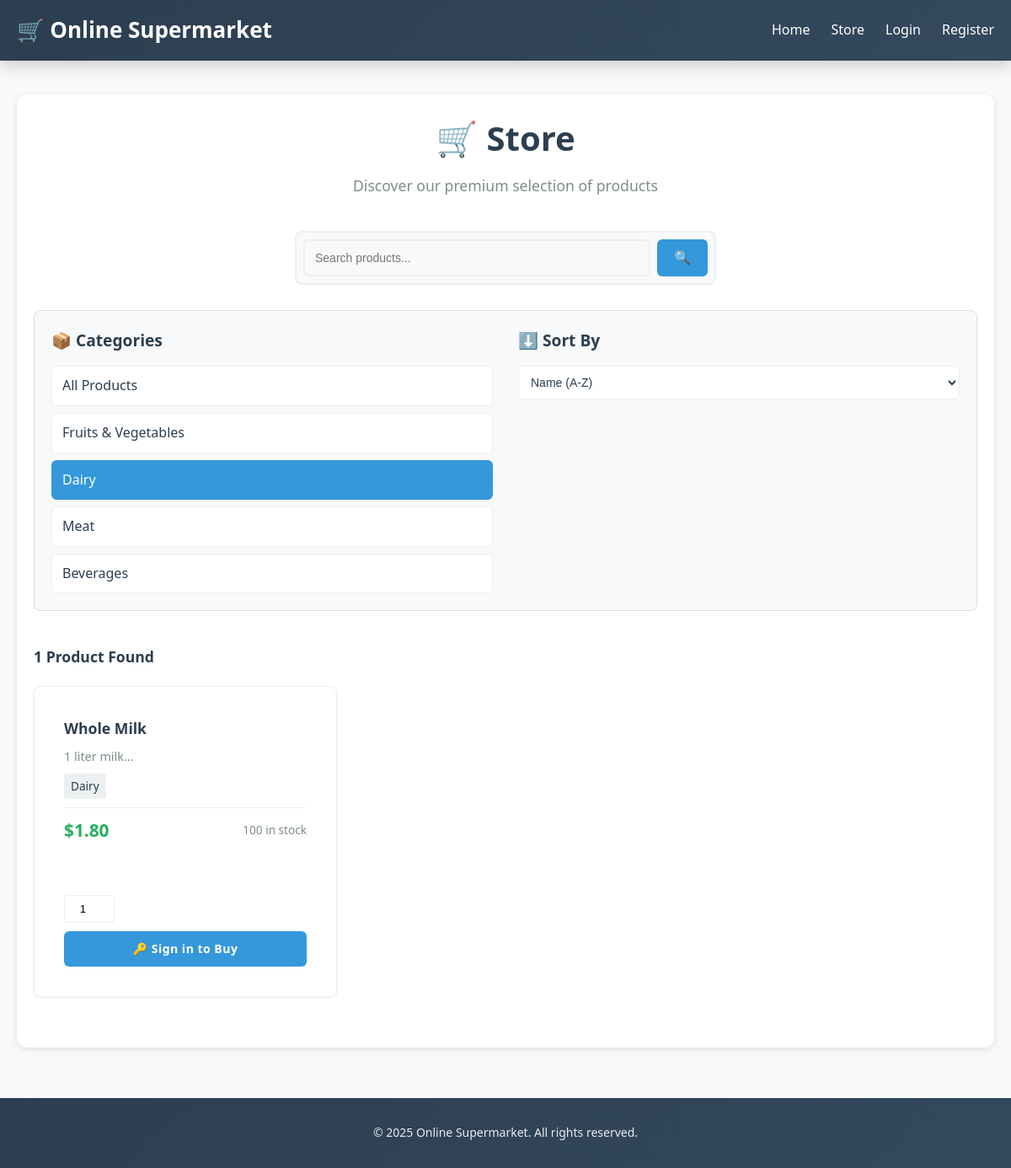
/index.php?action=store&category=2, run on the app's committed database.
### tables this page shows
CREATE TABLE categories (
    id INT PRIMARY KEY AUTO_INCREMENT,
    name VARCHAR(100) NOT NULL,
    description TEXT
);

CREATE TABLE products (
    id INT PRIMARY KEY AUTO_INCREMENT,
    name VARCHAR(150) NOT NULL,
    description TEXT,
    price DECIMAL(10, 2) NOT NULL,
    stock INT NOT NULL,
    category_id INT NOT NULL,
    creation_date TIMESTAMP DEFAULT CURRENT_TIMESTAMP,
    FOREIGN KEY (category_id) REFERENCES categories(id)
);

### includes/functions.php (called while the page is built, shortened)
<?php
function getCategories($connection) {
    $query = "SELECT * FROM categories";
    $result = $connection->query($query);
    return $result->fetch_all(MYSQLI_ASSOC);
}
?>

### views/store.php (the view, shortened to what this page needs)
<?php
$category = isset($_GET['category']) ? (int)$_GET['category'] : '';
$search = isset($_GET['search']) ? sanitize($_GET['search']) : '';
$sort = isset($_GET['sort']) ? sanitize($_GET['sort']) : 'name_asc';
$query = "SELECT * FROM products WHERE 1=1";
$params = [];
$types = '';
if ($category) {
    $query .= " AND category_id = ?";
    $params[] = $category;
    $types .= 'i';
}
switch($sort) {
    default:
        $query .= " ORDER BY name ASC";
}
$statement = $connection->prepare($query);
if (!empty($params)) {
    $statement->bind_param($types, ...$params);
}
$statement->execute();
$products = $statement->get_result()->fetch_all(MYSQLI_ASSOC);
$categories = getCategories($connection);
?>
<div class="store-container">
    <div class="store-header">
        <h2>🛒 Store</h2>
        <p class="store-subtitle">Discover our premium selection of products</p>
    </div>
    <div class="search-section">
        <form method="GET" class="search-form">
            <div class="search-input-wrapper">
                <input type="text" name="search" placeholder="Search products..." value="<?php echo htmlspecialchars($search); ?>" class="search-input">
                <button type="submit" class="search-btn">🔍</button>
            </div>
        </form>
    </div>
    <div class="filters-section">
        <div class="filter-column categories-filter">
            <h3>📦 Categories</h3>
            <div class="categories-list">
                <a href="index.php?action=store" class="category-item <?php echo !$category ? 'active' : ''; ?>">
                    All Products
                </a>
                <?php foreach ($categories as $cat): ?>
                    <a href="index.php?action=store&category=<?php echo $cat['id']; ?>"
                       class="category-item <?php echo $category == $cat['id'] ? 'active' : ''; ?>">
                        <?php echo htmlspecialchars($cat['name']); ?>
                    </a>
                <?php endforeach; ?>
            </div>
        </div>
        <div class="filter-column sort-filter">
            <h3>⬇️ Sort By</h3>
            <form method="GET" class="sort-form">
                <select name="sort" onchange="this.form.submit()" class="sort-select">
                    <option value="name_asc" <?php echo $sort == 'name_asc' ? 'selected' : ''; ?>>Name (A-Z)</option>
                </select>
            </form>
        </div>
    </div>
    <div class="products-section">
        <h3 class="results-count"><?php echo count($products); ?> Product<?php echo count($products) != 1 ? 's' : ''; ?> Found</h3>
        <?php if (empty($products)): ?>
            <div class="no-products">
                <p>😞 No products found matching your criteria</p>
                <a href="index.php?action=store" class="btn btn-primary">View All Products</a>
            </div>
        <?php else: ?>
            <div class="products-grid">
                <?php foreach ($products as $product): ?>
                    <div class="product-card">
                        <div class="product-content">
                            <h3><?php echo htmlspecialchars($product['name']); ?></h3>
                            <p class="product-description"><?php echo htmlspecialchars(substr($product['description'], 0, 100)); ?>...</p>
                            <div class="product-meta">
                                <span class="category-tag"><?php
                                    $cat = $connection->query("SELECT name FROM categories WHERE id = " . $product['category_id']);
                                    $c = $cat->fetch_assoc();
                                    echo htmlspecialchars($c['name']);
                                ?></span>
                            </div>
                            <div class="product-footer">
                                <span class="price">$<?php echo number_format($product['price'], 2); ?></span>
                                <span class="stock-info"><?php echo $product['stock']; ?> in stock</span>
                            </div>
                        </div>
                        <?php if ($product['stock'] > 0): ?>
                            <form method="POST" action="index.php?action=store" class="add-cart-form">
                                <div class="quantity-selector">
                                    <input type="number" name="quantity" min="1" max="<?php echo $product['stock']; ?>" value="1">
                                </div>
                                <?php if (isset($_SESSION['user_id'])): ?>
                                    <button type="submit" name="add_to_cart" value="1" class="btn btn-primary btn-full">🛒 Add to Cart</button>
                                <?php else: ?>
                                    <a href="index.php?action=login" class="btn btn-primary btn-full" style="display: block; text-align: center; text-decoration: none;">🔑 Sign in to Buy</a>
                                <?php endif; ?>
                            </form>
                        <?php else: ?>
                            <button class="btn btn-disabled btn-full" disabled>Out of Stock</button>
                        <?php endif; ?>
                    </div>
                <?php endforeach; ?>
            </div>
        <?php endif; ?>
    </div>
</div>

### views/store.php (style rules this page uses)
.store-container { max-width: 1200px; margin: 0 auto; padding: 20px; }
.store-header { text-align: center; margin-bottom: 40px; }
.store-header h2 { font-size: 2.5em; margin: 0 0 10px 0; color: #2c3e50; }
.store-subtitle { color: #7f8c8d; font-size: 1.1em; margin: 0; }
.search-section { margin-bottom: 30px; }
.search-form { display: flex; gap: 10px; justify-content: center; }
.search-input-wrapper { display: flex; gap: 8px; width: 100%; max-width: 500px; }
.search-input { flex: 1; padding: 12px; border: 2px solid #ecf0f1; border-radius: 6px; font-size: 14px; transition: border-color 0.3s; }
.search-btn { padding: 12px 20px; background: #3498db; color: white; border: none; border-radius: 6px; cursor: pointer; font-size: 16px; transition: background 0.3s; }
.filters-section { display: grid; grid-template-columns: 1fr 1fr; gap: 30px; margin-bottom: 40px; padding: 20px; background: #f8f9fa; border-radius: 8px; }
.filter-column { display: flex; flex-direction: column; }
.filter-column h3 { margin: 0 0 15px 0; font-size: 1.2em; color: #2c3e50; }
.categories-list { display: flex; flex-direction: column; gap: 8px; }
.category-item { padding: 10px 12px; background: white; border: 1px solid #ecf0f1; border-radius: 6px; color: #2c3e50; text-decoration: none; transition: all 0.2s; cursor: pointer; }
.category-item.active { background: #3498db; color: white; border-color: #3498db; }
.sort-select { padding: 10px; border: 1px solid #ecf0f1; border-radius: 6px; background: white; color: #2c3e50; font-size: 14px; cursor: pointer; }
.products-section { margin-bottom: 40px; }
.results-count { font-size: 1.1em; color: #2c3e50; margin-bottom: 20px; }
.products-grid { display: grid; grid-template-columns: repeat(auto-fill, minmax(280px, 1fr)); gap: 20px; }
.product-card { background: white; border: 1px solid #ecf0f1; border-radius: 8px; overflow: hidden; transition: box-shadow 0.3s; display: flex; flex-direction: column; padding: 15px; }
.product-content { flex: 1; display: flex; flex-direction: column; margin-bottom: 15px; }
.product-content h3 { margin: 0 0 10px 0; font-size: 1.1em; color: #2c3e50; }
.product-description { color: #7f8c8d; font-size: 0.9em; margin: 0 0 10px 0; flex: 1; }
.product-meta { margin-bottom: 10px; }
.category-tag { display: inline-block; background: #ecf0f1; color: #2c3e50; padding: 4px 8px; border-radius: 4px; font-size: 0.85em; }
.product-footer { display: flex; justify-content: space-between; align-items: center; padding-top: 10px; border-top: 1px solid #ecf0f1; margin-bottom: 10px; }
.price { font-size: 1.3em; font-weight: bold; color: #27ae60; }
.stock-info { font-size: 0.85em; color: #7f8c8d; }
.add-cart-form { display: flex; flex-direction: column; gap: 10px; }
.quantity-selector { display: flex; align-items: center; }
.quantity-selector input { width: 60px; padding: 8px; border: 1px solid #ecf0f1; border-radius: 4px; text-align: center; }
.btn { padding: 10px 16px; border: none; border-radius: 6px; font-size: 14px; cursor: pointer; transition: all 0.3s; text-decoration: none; display: inline-block; text-align: center; }
.btn-primary { background: #3498db; color: white; }
.btn-full { width: 100%; }

### data on the page
categories: name "Fruits & Vegetables"
categories: name "Dairy"
categories: name "Meat"
categories: name "Beverages"
products: name "Whole Milk", description "1 liter milk", category.name "Dairy", price "1.80", stock "100"

### other printed values
count($products) "1"
